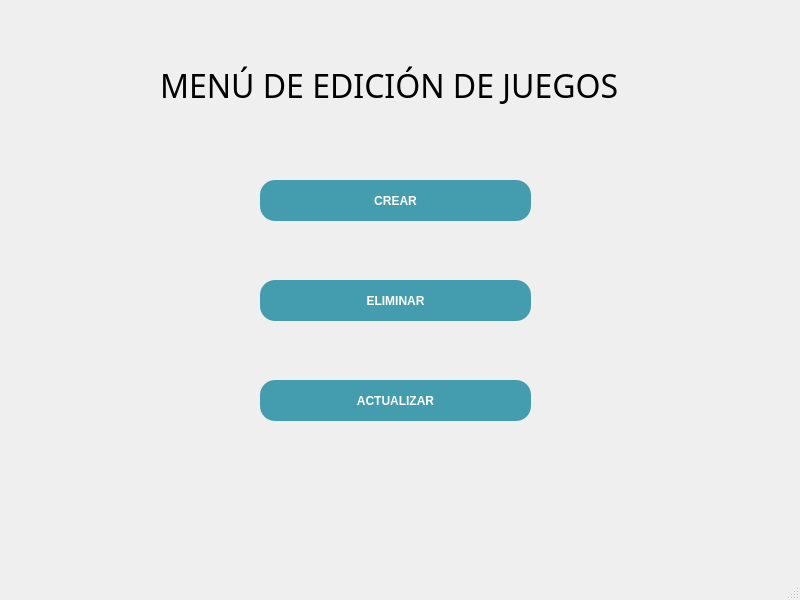
<?xml version="1.0" encoding="UTF-8"?>
<ui version="4.0">
 <class>MainWindow</class>
 <widget class="QMainWindow" name="MainWindow">
  <property name="geometry">
   <rect>
    <x>0</x>
    <y>0</y>
    <width>800</width>
    <height>600</height>
   </rect>
  </property>
  <property name="windowTitle">
   <string>MainWindow</string>
  </property>
  <widget class="QWidget" name="centralwidget">
   <widget class="QLabel" name="Titulo">
    <property name="geometry">
     <rect>
      <x>160</x>
      <y>40</y>
      <width>491</width>
      <height>91</height>
     </rect>
    </property>
    <property name="font">
     <font>
      <family>Bell MT</family>
      <pointsize>24</pointsize>
      <weight>50</weight>
      <bold>false</bold>
     </font>
    </property>
    <property name="text">
     <string>MENÚ DE EDICIÓN DE JUEGOS</string>
    </property>
   </widget>
   <widget class="QPushButton" name="BotonCliP_2">
    <property name="geometry">
     <rect>
      <x>260</x>
      <y>280</y>
      <width>271</width>
      <height>41</height>
     </rect>
    </property>
    <property name="palette">
     <palette>
      <active>
       <colorrole role="WindowText">
        <brush brushstyle="SolidPattern">
         <color alpha="255">
          <red>255</red>
          <green>255</green>
          <blue>255</blue>
         </color>
        </brush>
       </colorrole>
       <colorrole role="Button">
        <brush brushstyle="SolidPattern">
         <color alpha="255">
          <red>67</red>
          <green>157</green>
          <blue>175</blue>
         </color>
        </brush>
       </colorrole>
       <colorrole role="Text">
        <brush brushstyle="SolidPattern">
         <color alpha="255">
          <red>255</red>
          <green>255</green>
          <blue>255</blue>
         </color>
        </brush>
       </colorrole>
       <colorrole role="ButtonText">
        <brush brushstyle="SolidPattern">
         <color alpha="255">
          <red>255</red>
          <green>255</green>
          <blue>255</blue>
         </color>
        </brush>
       </colorrole>
       <colorrole role="Base">
        <brush brushstyle="SolidPattern">
         <color alpha="255">
          <red>67</red>
          <green>157</green>
          <blue>175</blue>
         </color>
        </brush>
       </colorrole>
       <colorrole role="Window">
        <brush brushstyle="SolidPattern">
         <color alpha="255">
          <red>67</red>
          <green>157</green>
          <blue>175</blue>
         </color>
        </brush>
       </colorrole>
      </active>
      <inactive>
       <colorrole role="WindowText">
        <brush brushstyle="SolidPattern">
         <color alpha="255">
          <red>255</red>
          <green>255</green>
          <blue>255</blue>
         </color>
        </brush>
       </colorrole>
       <colorrole role="Button">
        <brush brushstyle="SolidPattern">
         <color alpha="255">
          <red>67</red>
          <green>157</green>
          <blue>175</blue>
         </color>
        </brush>
       </colorrole>
       <colorrole role="Text">
        <brush brushstyle="SolidPattern">
         <color alpha="255">
          <red>255</red>
          <green>255</green>
          <blue>255</blue>
         </color>
        </brush>
       </colorrole>
       <colorrole role="ButtonText">
        <brush brushstyle="SolidPattern">
         <color alpha="255">
          <red>255</red>
          <green>255</green>
          <blue>255</blue>
         </color>
        </brush>
       </colorrole>
       <colorrole role="Base">
        <brush brushstyle="SolidPattern">
         <color alpha="255">
          <red>67</red>
          <green>157</green>
          <blue>175</blue>
         </color>
        </brush>
       </colorrole>
       <colorrole role="Window">
        <brush brushstyle="SolidPattern">
         <color alpha="255">
          <red>67</red>
          <green>157</green>
          <blue>175</blue>
         </color>
        </brush>
       </colorrole>
      </inactive>
      <disabled>
       <colorrole role="WindowText">
        <brush brushstyle="SolidPattern">
         <color alpha="255">
          <red>255</red>
          <green>255</green>
          <blue>255</blue>
         </color>
        </brush>
       </colorrole>
       <colorrole role="Button">
        <brush brushstyle="SolidPattern">
         <color alpha="255">
          <red>67</red>
          <green>157</green>
          <blue>175</blue>
         </color>
        </brush>
       </colorrole>
       <colorrole role="Text">
        <brush brushstyle="SolidPattern">
         <color alpha="255">
          <red>255</red>
          <green>255</green>
          <blue>255</blue>
         </color>
        </brush>
       </colorrole>
       <colorrole role="ButtonText">
        <brush brushstyle="SolidPattern">
         <color alpha="255">
          <red>255</red>
          <green>255</green>
          <blue>255</blue>
         </color>
        </brush>
       </colorrole>
       <colorrole role="Base">
        <brush brushstyle="SolidPattern">
         <color alpha="255">
          <red>67</red>
          <green>157</green>
          <blue>175</blue>
         </color>
        </brush>
       </colorrole>
       <colorrole role="Window">
        <brush brushstyle="SolidPattern">
         <color alpha="255">
          <red>67</red>
          <green>157</green>
          <blue>175</blue>
         </color>
        </brush>
       </colorrole>
      </disabled>
     </palette>
    </property>
    <property name="cursor">
     <cursorShape>PointingHandCursor</cursorShape>
    </property>
    <property name="styleSheet">
     <string notr="true">background-color: rgb(67, 157, 175);
color: rgb(255, 255, 255);
font-weight: bold;
font-family: 'Verdana';
border-radius: 15px;</string>
    </property>
    <property name="text">
     <string>ELIMINAR</string>
    </property>
   </widget>
   <widget class="QPushButton" name="BotonExposicioes_2">
    <property name="geometry">
     <rect>
      <x>260</x>
      <y>380</y>
      <width>271</width>
      <height>41</height>
     </rect>
    </property>
    <property name="palette">
     <palette>
      <active>
       <colorrole role="WindowText">
        <brush brushstyle="SolidPattern">
         <color alpha="255">
          <red>255</red>
          <green>255</green>
          <blue>255</blue>
         </color>
        </brush>
       </colorrole>
       <colorrole role="Button">
        <brush brushstyle="SolidPattern">
         <color alpha="255">
          <red>67</red>
          <green>157</green>
          <blue>175</blue>
         </color>
        </brush>
       </colorrole>
       <colorrole role="Text">
        <brush brushstyle="SolidPattern">
         <color alpha="255">
          <red>255</red>
          <green>255</green>
          <blue>255</blue>
         </color>
        </brush>
       </colorrole>
       <colorrole role="ButtonText">
        <brush brushstyle="SolidPattern">
         <color alpha="255">
          <red>255</red>
          <green>255</green>
          <blue>255</blue>
         </color>
        </brush>
       </colorrole>
       <colorrole role="Base">
        <brush brushstyle="SolidPattern">
         <color alpha="255">
          <red>67</red>
          <green>157</green>
          <blue>175</blue>
         </color>
        </brush>
       </colorrole>
       <colorrole role="Window">
        <brush brushstyle="SolidPattern">
         <color alpha="255">
          <red>67</red>
          <green>157</green>
          <blue>175</blue>
         </color>
        </brush>
       </colorrole>
      </active>
      <inactive>
       <colorrole role="WindowText">
        <brush brushstyle="SolidPattern">
         <color alpha="255">
          <red>255</red>
          <green>255</green>
          <blue>255</blue>
         </color>
        </brush>
       </colorrole>
       <colorrole role="Button">
        <brush brushstyle="SolidPattern">
         <color alpha="255">
          <red>67</red>
          <green>157</green>
          <blue>175</blue>
         </color>
        </brush>
       </colorrole>
       <colorrole role="Text">
        <brush brushstyle="SolidPattern">
         <color alpha="255">
          <red>255</red>
          <green>255</green>
          <blue>255</blue>
         </color>
        </brush>
       </colorrole>
       <colorrole role="ButtonText">
        <brush brushstyle="SolidPattern">
         <color alpha="255">
          <red>255</red>
          <green>255</green>
          <blue>255</blue>
         </color>
        </brush>
       </colorrole>
       <colorrole role="Base">
        <brush brushstyle="SolidPattern">
         <color alpha="255">
          <red>67</red>
          <green>157</green>
          <blue>175</blue>
         </color>
        </brush>
       </colorrole>
       <colorrole role="Window">
        <brush brushstyle="SolidPattern">
         <color alpha="255">
          <red>67</red>
          <green>157</green>
          <blue>175</blue>
         </color>
        </brush>
       </colorrole>
      </inactive>
      <disabled>
       <colorrole role="WindowText">
        <brush brushstyle="SolidPattern">
         <color alpha="255">
          <red>255</red>
          <green>255</green>
          <blue>255</blue>
         </color>
        </brush>
       </colorrole>
       <colorrole role="Button">
        <brush brushstyle="SolidPattern">
         <color alpha="255">
          <red>67</red>
          <green>157</green>
          <blue>175</blue>
         </color>
        </brush>
       </colorrole>
       <colorrole role="Text">
        <brush brushstyle="SolidPattern">
         <color alpha="255">
          <red>255</red>
          <green>255</green>
          <blue>255</blue>
         </color>
        </brush>
       </colorrole>
       <colorrole role="ButtonText">
        <brush brushstyle="SolidPattern">
         <color alpha="255">
          <red>255</red>
          <green>255</green>
          <blue>255</blue>
         </color>
        </brush>
       </colorrole>
       <colorrole role="Base">
        <brush brushstyle="SolidPattern">
         <color alpha="255">
          <red>67</red>
          <green>157</green>
          <blue>175</blue>
         </color>
        </brush>
       </colorrole>
       <colorrole role="Window">
        <brush brushstyle="SolidPattern">
         <color alpha="255">
          <red>67</red>
          <green>157</green>
          <blue>175</blue>
         </color>
        </brush>
       </colorrole>
      </disabled>
     </palette>
    </property>
    <property name="cursor">
     <cursorShape>PointingHandCursor</cursorShape>
    </property>
    <property name="styleSheet">
     <string notr="true">background-color: rgb(67, 157, 175);
color: rgb(255, 255, 255);
font-weight: bold;
font-family: 'Verdana';
border-radius: 15px;</string>
    </property>
    <property name="text">
     <string>ACTUALIZAR</string>
    </property>
   </widget>
   <widget class="QPushButton" name="BotonMapa_2">
    <property name="geometry">
     <rect>
      <x>260</x>
      <y>180</y>
      <width>271</width>
      <height>41</height>
     </rect>
    </property>
    <property name="palette">
     <palette>
      <active>
       <colorrole role="WindowText">
        <brush brushstyle="SolidPattern">
         <color alpha="255">
          <red>255</red>
          <green>255</green>
          <blue>255</blue>
         </color>
        </brush>
       </colorrole>
       <colorrole role="Button">
        <brush brushstyle="SolidPattern">
         <color alpha="255">
          <red>67</red>
          <green>157</green>
          <blue>175</blue>
         </color>
        </brush>
       </colorrole>
       <colorrole role="Text">
        <brush brushstyle="SolidPattern">
         <color alpha="255">
          <red>255</red>
          <green>255</green>
          <blue>255</blue>
         </color>
        </brush>
       </colorrole>
       <colorrole role="ButtonText">
        <brush brushstyle="SolidPattern">
         <color alpha="255">
          <red>255</red>
          <green>255</green>
          <blue>255</blue>
         </color>
        </brush>
       </colorrole>
       <colorrole role="Base">
        <brush brushstyle="SolidPattern">
         <color alpha="255">
          <red>67</red>
          <green>157</green>
          <blue>175</blue>
         </color>
        </brush>
       </colorrole>
       <colorrole role="Window">
        <brush brushstyle="SolidPattern">
         <color alpha="255">
          <red>67</red>
          <green>157</green>
          <blue>175</blue>
         </color>
        </brush>
       </colorrole>
      </active>
      <inactive>
       <colorrole role="WindowText">
        <brush brushstyle="SolidPattern">
         <color alpha="255">
          <red>255</red>
          <green>255</green>
          <blue>255</blue>
         </color>
        </brush>
       </colorrole>
       <colorrole role="Button">
        <brush brushstyle="SolidPattern">
         <color alpha="255">
          <red>67</red>
          <green>157</green>
          <blue>175</blue>
         </color>
        </brush>
       </colorrole>
       <colorrole role="Text">
        <brush brushstyle="SolidPattern">
         <color alpha="255">
          <red>255</red>
          <green>255</green>
          <blue>255</blue>
         </color>
        </brush>
       </colorrole>
       <colorrole role="ButtonText">
        <brush brushstyle="SolidPattern">
         <color alpha="255">
          <red>255</red>
          <green>255</green>
          <blue>255</blue>
         </color>
        </brush>
       </colorrole>
       <colorrole role="Base">
        <brush brushstyle="SolidPattern">
         <color alpha="255">
          <red>67</red>
          <green>157</green>
          <blue>175</blue>
         </color>
        </brush>
       </colorrole>
       <colorrole role="Window">
        <brush brushstyle="SolidPattern">
         <color alpha="255">
          <red>67</red>
          <green>157</green>
          <blue>175</blue>
         </color>
        </brush>
       </colorrole>
      </inactive>
      <disabled>
       <colorrole role="WindowText">
        <brush brushstyle="SolidPattern">
         <color alpha="255">
          <red>255</red>
          <green>255</green>
          <blue>255</blue>
         </color>
        </brush>
       </colorrole>
       <colorrole role="Button">
        <brush brushstyle="SolidPattern">
         <color alpha="255">
          <red>67</red>
          <green>157</green>
          <blue>175</blue>
         </color>
        </brush>
       </colorrole>
       <colorrole role="Text">
        <brush brushstyle="SolidPattern">
         <color alpha="255">
          <red>255</red>
          <green>255</green>
          <blue>255</blue>
         </color>
        </brush>
       </colorrole>
       <colorrole role="ButtonText">
        <brush brushstyle="SolidPattern">
         <color alpha="255">
          <red>255</red>
          <green>255</green>
          <blue>255</blue>
         </color>
        </brush>
       </colorrole>
       <colorrole role="Base">
        <brush brushstyle="SolidPattern">
         <color alpha="255">
          <red>67</red>
          <green>157</green>
          <blue>175</blue>
         </color>
        </brush>
       </colorrole>
       <colorrole role="Window">
        <brush brushstyle="SolidPattern">
         <color alpha="255">
          <red>67</red>
          <green>157</green>
          <blue>175</blue>
         </color>
        </brush>
       </colorrole>
      </disabled>
     </palette>
    </property>
    <property name="cursor">
     <cursorShape>PointingHandCursor</cursorShape>
    </property>
    <property name="styleSheet">
     <string notr="true">background-color: rgb(67, 157, 175);
color: rgb(255, 255, 255);
font-weight: bold;
font-family: 'Verdana';
border-radius: 15px;</string>
    </property>
    <property name="text">
     <string>CREAR</string>
    </property>
   </widget>
  </widget>
  <widget class="QMenuBar" name="menubar">
   <property name="geometry">
    <rect>
     <x>0</x>
     <y>0</y>
     <width>800</width>
     <height>21</height>
    </rect>
   </property>
  </widget>
  <widget class="QStatusBar" name="statusbar"/>
 </widget>
 <resources/>
 <connections/>
</ui>
